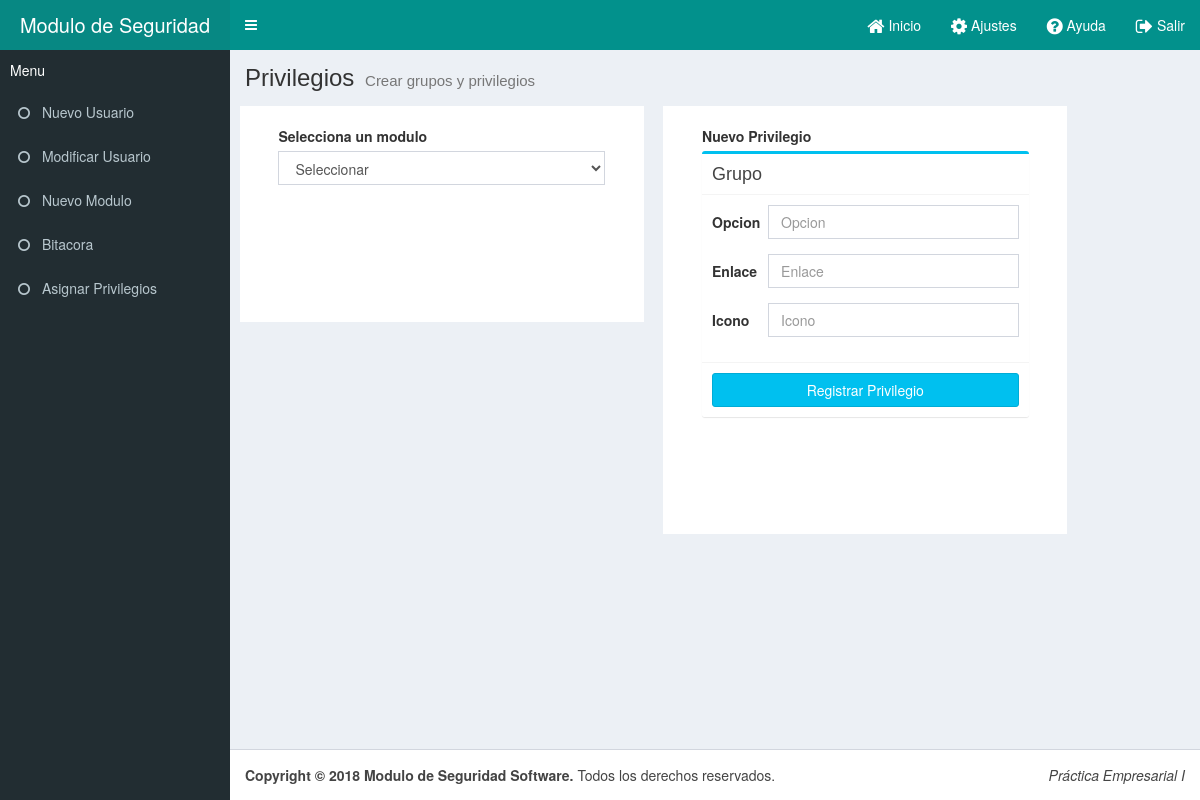
/?view=privilegios (signed in), run on the app's committed database.
### tables this page shows
CREATE TABLE menu
(
  id INT NOT NULL AUTO_INCREMENT PRIMARY KEY,
  opcion VARCHAR(30) NOT NULL,
  enlace VARCHAR(20) NOT NULL,
  icon VARCHAR(25) DEFAULT 'fa fa-circle-o',
  id_grupo INT NOT NULL,
  FOREIGN KEY(id_grupo) REFERENCES grupo_usuario(id)
);

### model/PrivilegioModel.php (called while the page is built, shortened)
<?php
class Privilegio {
  public function listar() {
    $db = new Conexion();
    $id = $_SESSION['app_id'];
    $result = $db->query("SELECT m.opcion, m.enlace, m.icon FROM menu AS m INNER JOIN menu_usuario AS mu ON m.id = mu.id_menu INNER JOIN usuario AS u ON u.id = mu.id_usuario WHERE u.id = $id;");
    $resultados = array();
    if ($db->rows($result) > 0) {
      while ($row = $result->fetch_array(MYSQLI_ASSOC)) {
          $resultados[] = $row;
      }
    } else {
      return "Sin resultados";
    }
    return $resultados;
  }
}
?>

### model/Conexion.php (called while the page is built, shortened)
<?php
class Conexion extends mysqli {
  public function rows($query) {
    return mysqli_num_rows($query);
  }
  public function liberar($query) {
    return mysqli_free_result($query);
  }
}
?>

### view/templates/privilegiosView.php (the view, shortened to what this page needs)
<?php include('view/complement/head.php'); ?>
<body class="hold-transition skin-blue sidebar-mini">
<div class="wrapper">
  <?php include('view/complement/nav.php'); ?>
  <?php include('view/complement/sidebar.php'); ?>
  <div class="content-wrapper">
    <section class="content-header">
      <h1>
        Privilegios
        <small>Crear grupos y privilegios</small>
      </h1>
    </section>
    <section class="content container-fluid">
      <div class="row">
        <div class="col-md-5 panel-privilegio">
          <div class="form-group">
            <label>Selecciona un modulo</label>
            <select class="form-control" id="modulo-select">
              <option value="-1">Seleccionar</option>
            </select>
            <br>
          </div>
        </div>
        <div class="col-md-5 panel-privilegio">
          <div class="form-group">
            <label>Nuevo Privilegio</label>
            <div class="box box-info">
            <div class="box-header with-border">
              <h3 class="box-title">Grupo</h3>
            </div>
            <div class="form-horizontal" role="form">
              <div class="box-body">
                <div class="form-group">
                  <label for="inputEmail3" class="col-sm-2 control-label">Opcion</label>
                  <div class="col-sm-10">
                    <input type="text" class="form-control" id="opcion_reg" placeholder="Opcion">
                  </div>
                </div>
                <div class="form-group">
                  <label for="inputPassword3" class="col-sm-2 control-label">Enlace</label>
                  <div class="col-sm-10">
                    <input type="text" class="form-control" id="enlace_reg" placeholder="Enlace">
                  </div>
                </div>
                <div class="form-group">
                  <label for="inputPassword3" class="col-sm-2 control-label">Icono</label>
                  <div class="col-sm-10">
                    <input type="text" class="form-control" id="icono_reg" placeholder="Icono">
                  </div>
                </div>
              </div>
              <div class="box-footer">
                <button type="button" class="btn btn-info btn-block" onclick="nuevoPrivilegio()">Registrar Privilegio</button>
              </div>
            </div>
          </div>
          </div>
        </div>
      </div>
    </section>
  </div>
  <?php include('view/complement/footer.php'); ?>
</div>
</body>
</html>

### view/complement/sidebar.php
<?php
	$privilegios = new Privilegio();
	$menu = $privilegios->listar();
	$count = count($menu);
?>
<aside class="main-sidebar">
	<section class="sidebar">
    <div class="user-panel">
     <span>Menu</span>
    </div>
    <ul class="sidebar-menu" data-widget="tree">
			<?php for ($i=0; $i < $count; $i++) { ?>
					<li><a href="?view=<?php echo $menu[$i]['enlace']; ?>" ><i class="<?php echo $menu[$i]['icon']; ?>" ></i> <span><?php echo $menu[$i]['opcion']; ?></span></a></li>
			<?php } ?>
    </ul>
  </section>
</aside>

### includes/css/paneles.css (style rules this page uses)
.skin-blue .content-header { background: transparent; }
.skin-blue .wrapper, .skin-blue .main-sidebar, .skin-blue .left-side { background-color: #222d32; }
.skin-blue .user-panel > span { color: #fff; }
.skin-blue .sidebar-menu > li > a { border-left: 3px solid transparent; }
.skin-blue .sidebar a { color: #b8c7ce; }

### includes/css/vistas.css (style rules this page uses)
.panel-privilegio { padding-left: 4%; padding-top: 2%; padding-right: 4%; background-color: white; margin-left: 1%; margin-right: 1%; padding-bottom: 10%; }

### data on the page
menu: opcion "Nuevo Usuario"
menu: opcion "Modificar Usuario"
menu: opcion "Nuevo Modulo"
menu: opcion "Bitacora"
menu: opcion "Asignar Privilegios"

### other printed values
APP_TITLE "Modulo de Seguridad"
APP_COPY "Copyright © 2018 Modulo de Seguridad Software."
